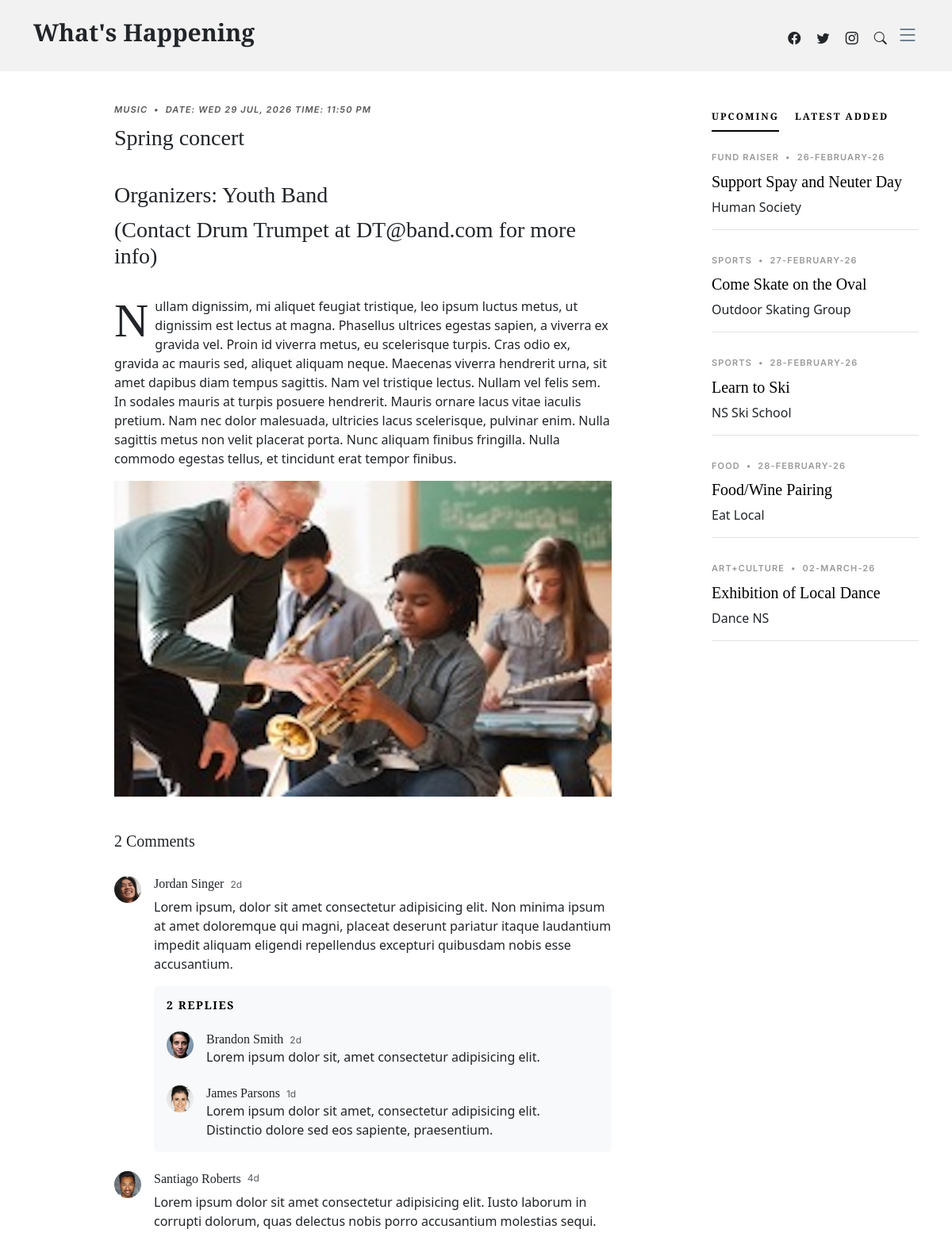
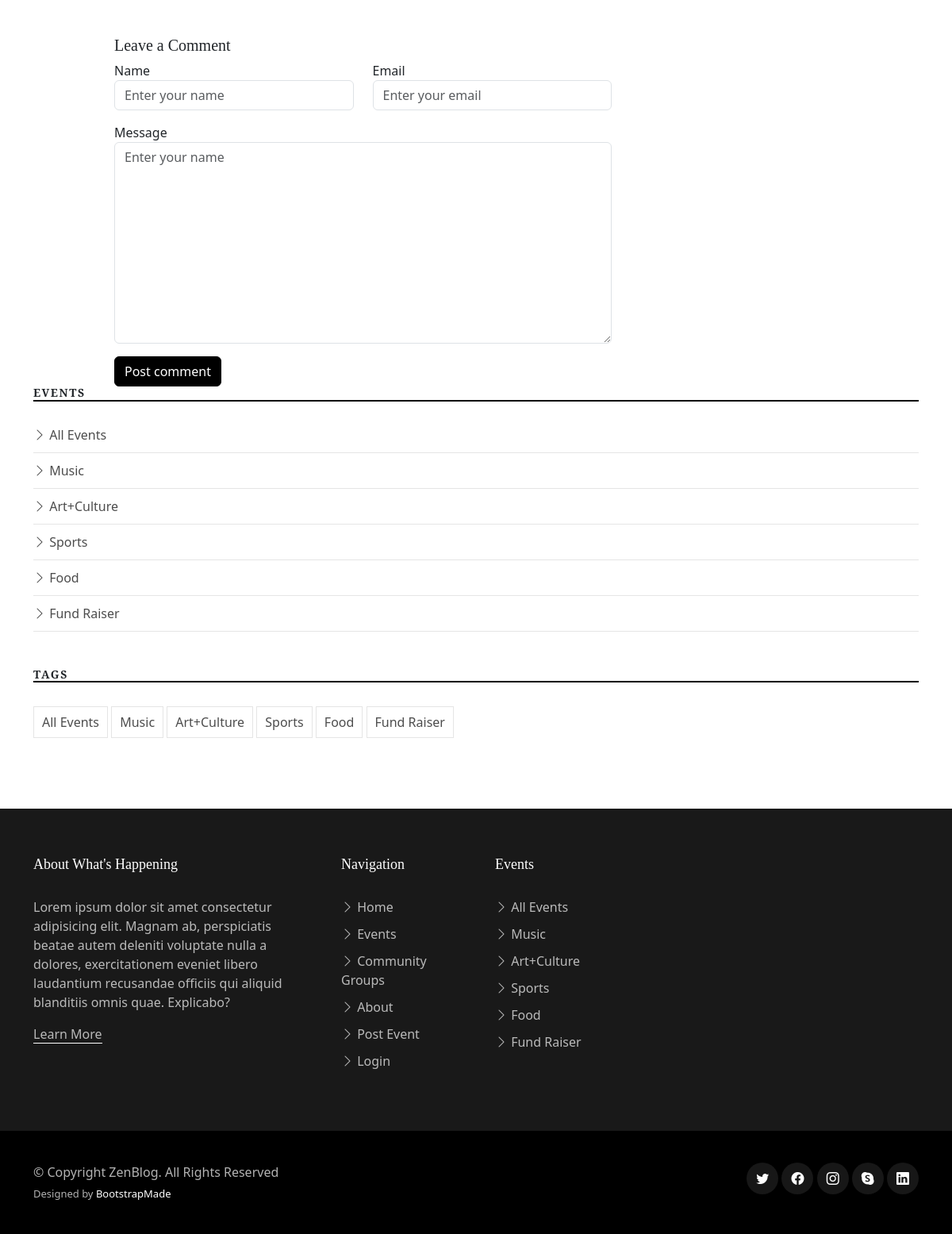
The page /single-post.php?event_id=9 (signed in) on the database its author committed (2 pictures, top to bottom).
### tables this page shows
CREATE TABLE `events` (
  `EventID` int NOT NULL,
  `EventTypeID` int NOT NULL,
  `GroupID` int NOT NULL,
  `EventDate` timestamp NOT NULL DEFAULT CURRENT_TIMESTAMP,
  `SubmitDate` timestamp NOT NULL DEFAULT CURRENT_TIMESTAMP,
  `EventTitle` varchar(100) NOT NULL,
  `EventImage` varchar(50) NOT NULL,
  `EventDesc` text NOT NULL
);

CREATE TABLE `eventtypes` (
  `EventTypeID` int NOT NULL,
  `TypeName` varchar(100) NOT NULL
);

CREATE TABLE `groups` (
  `GroupID` int NOT NULL,
  `GroupName` varchar(100) NOT NULL,
  `GroupImage` varchar(50) NOT NULL,
  `GroupType` varchar(100) NOT NULL,
  `GroupDesc` text NOT NULL,
  `ContactName` varchar(255) NOT NULL,
  `ContactEmail` varchar(255) NOT NULL
);

### single-post.php (the view, shortened to what this page needs)
<!DOCTYPE html>
<html lang="en">
<head>
  <link href="assets/vendor/bootstrap/css/bootstrap.min.css" rel="stylesheet">
  <link href="assets/vendor/bootstrap-icons/bootstrap-icons.css" rel="stylesheet">
  <link href="assets/vendor/swiper/swiper-bundle.min.css" rel="stylesheet">
  <link href="assets/vendor/glightbox/css/glightbox.min.css" rel="stylesheet">
  <link href="assets/vendor/aos/aos.css" rel="stylesheet">
  <link href="assets/css/variables.css" rel="stylesheet">
  <link href="assets/css/main.css" rel="stylesheet">
</head>
<body>
  <header id="header" class="header d-flex align-items-center fixed-top">
    <div class="container-fluid container-xl d-flex align-items-center justify-content-between">
      <a href="index.html" class="logo d-flex align-items-center">
        <h1>What's Happening</h1>
      </a>
      <div class="position-relative">
        <a href="#" class="mx-2"><span class="bi-facebook"></span></a>
        <a href="#" class="mx-2"><span class="bi-twitter"></span></a>
        <a href="#" class="mx-2"><span class="bi-instagram"></span></a>
        <a href="#" class="mx-2 js-search-open"><span class="bi-search"></span></a>
        <i class="bi bi-list mobile-nav-toggle"></i>
      </div>
    </div>
  </header>
  <main id="main">
    <section class="single-post-content">
      <div class="container">
        <div class="row">
          <div class="col-md-9 post-content" data-aos="fade-up">
<?php
  $connect = db_connect();
  $eventID = filter_input(INPUT_GET, 'event_id');
  $sql = "
  SELECT
      events.*,
      groups.ContactName,
      groups.ContactEmail,
      groups.GroupName,
      eventtypes.TypeName
  FROM
      events
  LEFT JOIN
    eventtypes on eventtypes.EventTypeID = events.EventTypeID
  LEFT JOIN
      groups ON groups.GroupID = events.GroupID
  WHERE
      EventID = {$eventID};
  ";
  $eventData = $connect->query($sql);
  if($eventData->num_rows > 0) {
    while($event = $eventData->fetch_assoc()) {
      $eventGroupName = $event["GroupName"];
      $eventGroupType = $event["TypeName"];
      $eventDate = date_format(date_create($event["EventDate"]),"D d M, Y \T\I\M\E: g:i A");
      $eventTitle = $event["EventTitle"];
      $eventDescription = $event["EventDesc"];
      $eventImagePath =$event["EventImage"];
      $contactName = $event["ContactName"];
      $contactEmail = $event["ContactEmail"];
      echo <<<HTML
      <style>
        .single-post .post-meta {
          font-style: italic;
          color: #555;
        }
        .single-post h3 {
          margin-top: 5px;
          margin-bottom: 10px;
        }
        .single-post p::first-letter {
          font-size: 60px; /* Adjust size accordingly */
          float: left;
          line-height: 1;
          margin-right: 8px;
          font-family: 'Times New Roman', Times, serif; /* Or your preferred font */
        }
        .single-post img {
          max-width: 100%;
          height: auto;
          display: block;
          margin-bottom: 20px; /* Space below the image */
        }
      </style>
      <div class="single-post">
        <div class="post-meta">
          <span class="date">$eventGroupType</span>
          <span class="mx-1">&bullet;</span>
          <span>Date: $eventDate</span>
        </div>
        <h3>$eventTitle</h3>
        <br>
        <h3>Organizers: $eventGroupName</h3>
        <h3>(Contact $contactName at $contactEmail for more info)</h3>
        <br>
        <p>$eventDescription</p>
        <img src="$eventImagePath" alt="" class="img-fluid">
      </div>
      HTML;
    }
  }else{
    echo "0 results";
  }
?>
            <div class="comments">
              <h5 class="comment-title py-4">2 Comments</h5>
              <div class="comment d-flex mb-4">
                <div class="flex-shrink-0">
                  <div class="avatar avatar-sm rounded-circle">
                    <img class="avatar-img" src="assets/img/person-5.jpg" alt="" class="img-fluid">
                  </div>
                </div>
                <div class="flex-grow-1 ms-2 ms-sm-3">
                  <div class="comment-meta d-flex align-items-baseline">
                    <h6 class="me-2">Jordan Singer</h6>
                    <span class="text-muted">2d</span>
                  </div>
                  <div class="comment-body">
                    Lorem ipsum, dolor sit amet consectetur adipisicing elit. Non minima ipsum at amet doloremque qui magni, placeat deserunt pariatur itaque laudantium impedit aliquam eligendi repellendus excepturi quibusdam nobis esse accusantium.
                  </div>
                  <div class="comment-replies bg-light p-3 mt-3 rounded">
                    <h6 class="comment-replies-title mb-4 text-muted text-uppercase">2 replies</h6>
                    <div class="reply d-flex mb-4">
                      <div class="flex-shrink-0">
                        <div class="avatar avatar-sm rounded-circle">
                          <img class="avatar-img" src="assets/img/person-4.jpg" alt="" class="img-fluid">
                        </div>
                      </div>
                      <div class="flex-grow-1 ms-2 ms-sm-3">
                        <div class="reply-meta d-flex align-items-baseline">
                          <h6 class="mb-0 me-2">Brandon Smith</h6>
                          <span class="text-muted">2d</span>
                        </div>
                        <div class="reply-body">
                          Lorem ipsum dolor sit, amet consectetur adipisicing elit.
                        </div>
                      </div>
                    </div>
                    <div class="reply d-flex">
                      <div class="flex-shrink-0">
                        <div class="avatar avatar-sm rounded-circle">
                          <img class="avatar-img" src="assets/img/person-3.jpg" alt="" class="img-fluid">
                        </div>
                      </div>
                      <div class="flex-grow-1 ms-2 ms-sm-3">
                        <div class="reply-meta d-flex align-items-baseline">
                          <h6 class="mb-0 me-2">James Parsons</h6>
                          <span class="text-muted">1d</span>
                        </div>
                        <div class="reply-body">
                          Lorem ipsum dolor sit amet, consectetur adipisicing elit. Distinctio dolore sed eos sapiente, praesentium.
                        </div>
                      </div>
                    </div>
                  </div>
                </div>
              </div>
              <div class="comment d-flex">
                <div class="flex-shrink-0">
                  <div class="avatar avatar-sm rounded-circle">
                    <img class="avatar-img" src="assets/img/person-2.jpg" alt="" class="img-fluid">
                  </div>
                </div>
                <div class="flex-shrink-1 ms-2 ms-sm-3">
                  <div class="comment-meta d-flex">
                    <h6 class="me-2">Santiago Roberts</h6>
                    <span class="text-muted">4d</span>
                  </div>
                  <div class="comment-body">
                    Lorem ipsum dolor sit amet consectetur adipisicing elit. Iusto laborum in corrupti dolorum, quas delectus nobis porro accusantium molestias sequi.
                  </div>
                </div>
              </div>
            </div>
            <div class="row justify-content-center mt-5">
              <div class="col-lg-12">
                <h5 class="comment-title">Leave a Comment</h5>
                <div class="row">
                  <div class="col-lg-6 mb-3">
                    <label for="comment-name">Name</label>
                    <input type="text" class="form-control" id="comment-name" placeholder="Enter your name">
                  </div>
                  <div class="col-lg-6 mb-3">
                    <label for="comment-email">Email</label>
                    <input type="text" class="form-control" id="comment-email" placeholder="Enter your email">
                  </div>
                  <div class="col-12 mb-3">
                    <label for="comment-message">Message</label>
                    <textarea class="form-control" id="comment-message" placeholder="Enter your name" cols="30" rows="10"></textarea>
                  </div>
                  <div class="col-12">
                    <input type="submit" class="btn btn-primary" value="Post comment">
                  </div>
                </div>
              </div>
            </div>
          </div>
          <div class="col-md-3">
             <div class="aside-block">
              <ul class="nav nav-pills custom-tab-nav mb-4" id="pills-tab" role="tablist">
                <li class="nav-item" role="presentation">
                  <button class="nav-link active" id="pills-popular-tab" data-bs-toggle="pill" data-bs-target="#pills-popular" type="button" role="tab" aria-controls="pills-popular" aria-selected="true">Upcoming</button>
                </li>
                <li class="nav-item" role="presentation">
                  <button class="nav-link" id="pills-trending-tab" data-bs-toggle="pill" data-bs-target="#pills-trending" type="button" role="tab" aria-controls="pills-trending" aria-selected="false">Latest Added</button>
                </li>
              </ul>
              <div class="tab-content" id="pills-tabContent">
                <div class="tab-pane fade show active" id="pills-popular" role="tabpanel" aria-labelledby="pills-popular-tab">
                <?php
                  $JoinSql = "  SELECT
                  events.*,
                  eventtypes.TypeName AS eventType,
                  groups.GroupName,
                  groups.GroupImage
              FROM
                  events
              LEFT JOIN
                  eventtypes ON eventtypes.EventTypeID = events.EventTypeID
              LEFT JOIN
                  groups ON groups.GroupID = events.GroupID
              ORDER BY
                  EventDate ASC
              LIMIT 5;";
                  $allData = $connect->query($JoinSql);
                  if($allData->num_rows > 0) {
                    while($row = $allData->fetch_assoc()) {
                      $eventTitle =  $row["EventTitle"];
                      $eventDate = $row["EventDate"];
                      $eventNum = $row["EventID"];
                      $formattedDate = date_format(date_create($eventDate), "d-F-y");
                      $eventType = $row["eventType"];
                      $groupType = $row["GroupName"];
                      echo <<<HTML
                        <div class="post-entry-1 border-bottom" ><a href="single-post.php?event_id={$eventNum}">
                          <div class="post-meta"><span class="date">$eventType</span> <span class="mx-1">&bullet;</span> <span>$formattedDate</span></div>
                          <h2 class="mb-2"><a href="single-post.php?event_id={$eventNum}">$eventTitle</a></h2>
                          <span class="author mb-3 d-block">$groupType</span>
                          </a>
                        </div>
                      HTML;
                    }
                  }else{
                    echo "No result";
                  }
                ?>
                </div>
                </div>
              </div>
            </div>
             <div class="aside-block">
              <h3 class="aside-title">Events</h3>
              <ul class="aside-links list-unstyled">
                <li><a href="events.php"><i class="bi bi-chevron-right"></i> All Events</a></li>
                <li><a href="events.php?event_type=Music"><i class="bi bi-chevron-right"></i> Music</a></li>
                <li><a href="events.php?event_type=Art+Culture"><i class="bi bi-chevron-right"></i> Art+Culture</a></li>
                <li><a href="events.php?event_type=Sports"><i class="bi bi-chevron-right"></i> Sports</a></li>
                <li><a href="events.php?event_type=Food"><i class="bi bi-chevron-right"></i> Food</a></li>
                <li><a href="events.php?event_type=Fund Raiser"><i class="bi bi-chevron-right"></i> Fund Raiser</a></li>
              </ul>
            </div>
            <div class="aside-block">
              <h3 class="aside-title">Tags</h3>
              <ul class="aside-tags list-unstyled">
                <li><a href="events.php">All Events</a></li>
                <li><a href="events.php?event_type=Music">Music</a></li>
                <li><a href="events.php?event_type=Art+Culture">Art+Culture</a></li>
                <li><a href="events.php?event_type=Sports">Sports</a></li>
                <li><a href="events.php?event_type=Food">Food</a></li>
                <li><a href="events.php?event_type=Fund Raiser">Fund Raiser</a></li>
              </ul>
            </div>
          </div>
        </div>
    </section>
  </main>
<footer id="footer" class="footer">
    <div class="footer-content">
      <div class="container">
        <div class="row g-5">
          <div class="col-lg-4">
            <h3 class="footer-heading">About What's Happening</h3>
            <p>Lorem ipsum dolor sit amet consectetur adipisicing elit. Magnam ab, perspiciatis beatae autem deleniti voluptate nulla a dolores, exercitationem eveniet libero laudantium recusandae officiis qui aliquid blanditiis omnis quae. Explicabo?</p>
            <p><a href="about.php" class="footer-link-more">Learn More</a></p>
          </div>
          <div class="col-6 col-lg-2">
            <h3 class="footer-heading">Navigation</h3>
            <ul class="footer-links list-unstyled">
              <li><a href="index.php"><i class="bi bi-chevron-right"></i> Home</a></li>
              <li><a href="events.php"><i class="bi bi-chevron-right"></i> Events</a></li>
              <li><a href="groups.php"><i class="bi bi-chevron-right"></i> Community Groups</a></li>
              <li><a href="about.php"><i class="bi bi-chevron-right"></i> About</a></li>
               <li><a href="post.php"><i class="bi bi-chevron-right"></i> Post Event</a></li>
              <li><a href="login.php"><i class="bi bi-chevron-right"></i> Login</a></li>
            </ul>
          </div>
          <div class="col-6 col-lg-2">
            <h3 class="footer-heading">Events</h3>
            <ul class="footer-links list-unstyled">
              <li><a href="events.php"><i class="bi bi-chevron-right"></i> All Events</a></li>
              <li><a href="events.php?event_type=Music"><i class="bi bi-chevron-right"></i> Music</a></li>
              <li><a href="events.php?event_type=Art+Culture"><i class="bi bi-chevron-right"></i> Art+Culture</a></li>
              <li><a href="events.php?event_type=Sports"><i class="bi bi-chevron-right"></i> Sports</a></li>
              <li><a href="events.php?event_type=Food"><i class="bi bi-chevron-right"></i> Food</a></li>
              <li><a href="events.php?event_type=Fund Raiser"><i class="bi bi-chevron-right"></i> Fund Raiser</a></li>
            </ul>
          </div>
        </div>
      </div>
    </div>
    <div class="footer-legal">
      <div class="container">
        <div class="row justify-content-between">
          <div class="col-md-6 text-center text-md-start mb-3 mb-md-0">
            <div class="copyright">
              © Copyright <strong><span>ZenBlog</span></strong>. All Rights Reserved
            </div>
            <div class="credits">
              Designed by <a href="https://bootstrapmade.com/">BootstrapMade</a>
            </div>
          </div>
          <div class="col-md-6">
            <div class="social-links mb-3 mb-lg-0 text-center text-md-end">
              <a href="#" class="twitter"><i class="bi bi-twitter"></i></a>
              <a href="#" class="facebook"><i class="bi bi-facebook"></i></a>
              <a href="#" class="instagram"><i class="bi bi-instagram"></i></a>
              <a href="#" class="google-plus"><i class="bi bi-skype"></i></a>
              <a href="#" class="linkedin"><i class="bi bi-linkedin"></i></a>
            </div>
          </div>
        </div>
      </div>
    </div>
  </footer>
</body>
</html>

### rows shown on the page
events: EventTypeID.TypeName "MUSIC", EventDate "WED 29 JUL, 2026 TIME: 11:50 PM", EventTitle "Spring concert", GroupID.GroupName "Youth Band", GroupID.ContactName "Drum Trumpet", GroupID.ContactEmail "DT@band.com", EventDesc "Nullam dignissim, mi aliquet feugiat tristique, leo ipsum luctus metus, ut dignissim est lectus at magna. Phasellus ultrices egestas sapien, a viverra ex gravida vel. Proin id viverra metus, eu scelerisque turpis. Cras odio ex, gravida ac mauris sed, aliquet aliquam neque. Maecenas viverra hendrerit urna, sit amet dapibus diam tempus sagittis. Nam vel tristique lectus. Nullam vel felis sem. In sodales mauris at turpis posuere hendrerit. Mauris ornare lacus vitae iaculis pretium. Nam nec dolor malesuada, ultricies lacus scelerisque, pulvinar enim. Nulla sagittis metus non velit placerat porta. Nunc aliquam finibus fringilla. Nulla commodo egestas tellus, et tincidunt erat tempor finibus.", EventImage (picture)
events: EventTypeID.TypeName "FUND RAISER", EventDate "26-FEBRUARY-26", EventTitle "Support Spay and Neuter Day", GroupID.GroupName "Human Society"
events: EventTypeID.TypeName "SPORTS", EventDate "27-FEBRUARY-26", EventTitle "Come Skate on the Oval", GroupID.GroupName "Outdoor Skating Group"
events: EventTypeID.TypeName "SPORTS", EventDate "28-FEBRUARY-26", EventTitle "Learn to Ski", GroupID.GroupName "NS Ski School"
events: EventTypeID.TypeName "FOOD", EventDate "28-FEBRUARY-26", EventTitle "Food/Wine Pairing", GroupID.GroupName "Eat Local"
events: EventTypeID.TypeName "ART+CULTURE", EventDate "02-MARCH-26", EventTitle "Exhibition of Local Dance", GroupID.GroupName "Dance NS"
